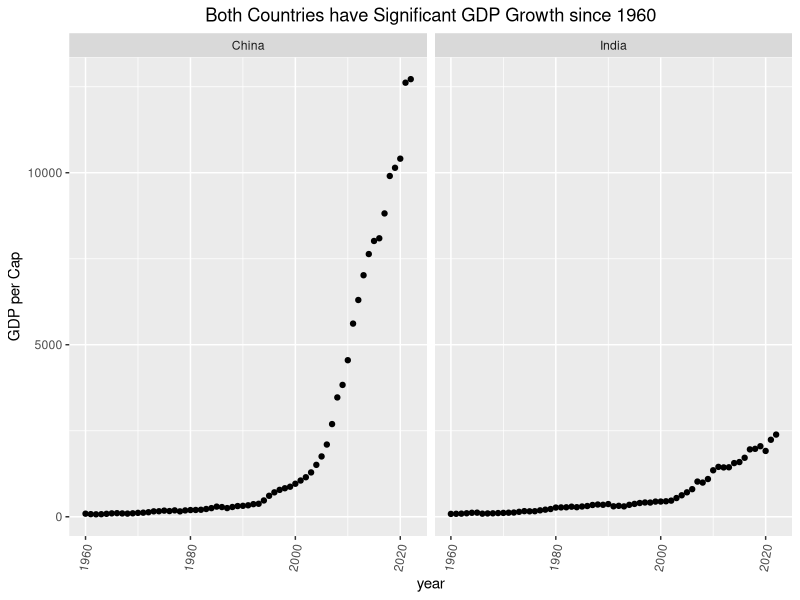

This figure's R source:
## ---- chunk 1
library(tidyr)
library(tidyverse)
library(ggplot2)
library(scales)
library(dplyr)

GDP_values = read.csv("GDP_values.csv")
GDP_vals = GDP_values[((GDP_values$`Country.Name` == 'China')| (GDP_values$`Country.Name` == 'India')) , ]
L = pivot_longer(GDP_vals,cols='X1960':'X2022', names_to = "year", values_to = "GDP per Cap")
L$year<-gsub("X","",as.character(L$year))
L$year <- as.integer(L$year)


GDP_vals = L[c("Country.Name", "Indicator.Name", "year", "GDP per Cap")]
GDP_vals = GDP_vals %>% rename(Country = `Country.Name`)

GDP_growth = read.csv("GDP.csv")
GDP_growth = GDP_growth[((GDP_growth$`Country.Name` == 'China')| (GDP_growth$`Country.Name` == 'India')) , ]
L = pivot_longer(GDP_growth,cols='X1960':'X2022', names_to = "year", values_to = "GDP Growth %")

L$year<-gsub("X","",as.character(L$year))
L$year <- as.integer(L$year)

GDP_growth = L[c("Country.Name", "Indicator.Name", "year", "GDP Growth %")]
GDP_growth = GDP_growth %>% rename(Country = "Country.Name")
## ---- chunk 2
ggplot(GDP_vals, aes(year,`GDP per Cap`)) +
  geom_point(color = "Black") +
  facet_wrap(Country~.)+
  theme(axis.text.x = element_text(angle = 80, vjust=0.5))+
  ggtitle("Both Countries have Significant GDP Growth since 1960")+ 
  theme(plot.title = element_text(hjust = 0.5))
